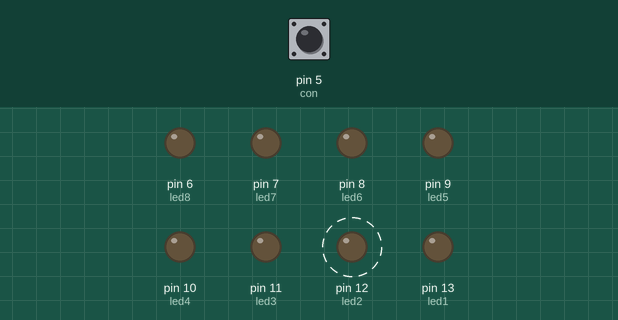
Bench run of a sketch on a simulated Arduino Uno, built with avr-gcc and run on an emulated ATmega328P. Shown: output pins drawn as LEDs (lit = HIGH). Dashed ring = blinking. The test bench sets the inputs (shaded band); at power-on: pin 5 (con) HIGH.

Above: at 1.8 s.
1.9 s: pin 5 (con) pulled LOW for 1.15 s
At 2.4 s:
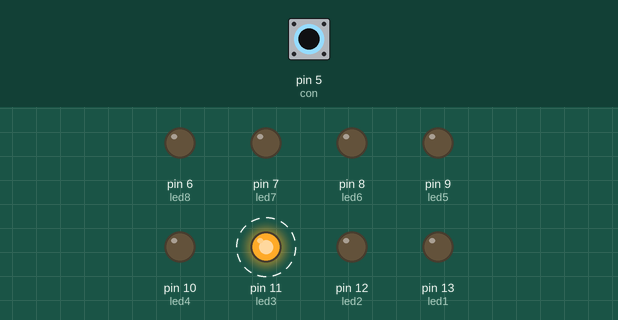
6.5 s: pin 5 (con) pulled LOW for 1.15 s
At 8.4 s:
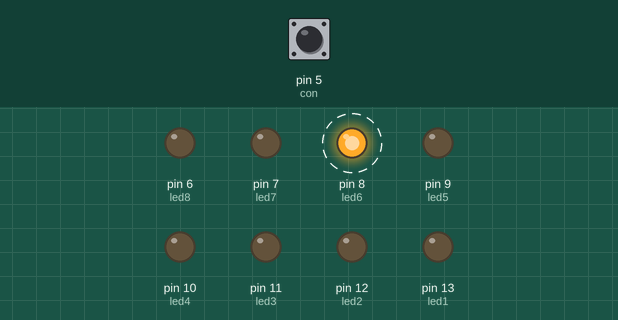
11.5 s: pin 5 (con) pulled LOW for 3.2 s
At 12.4 s:
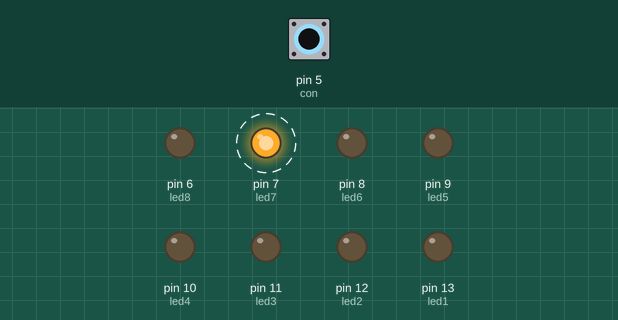
16.5 s: pin 5 (con) pulled LOW for 1.15 s
At 17.4 s:
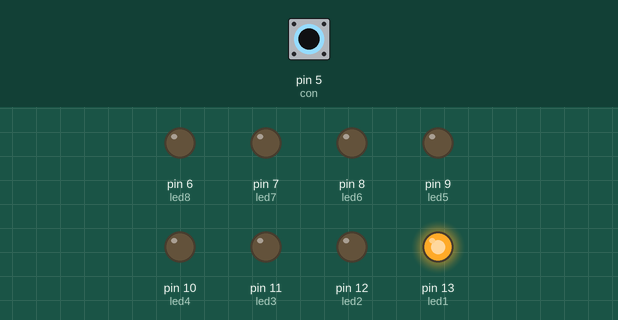
Timing chart, 0 to 21.0 s (numbered marks = the images above; inputs shaded):
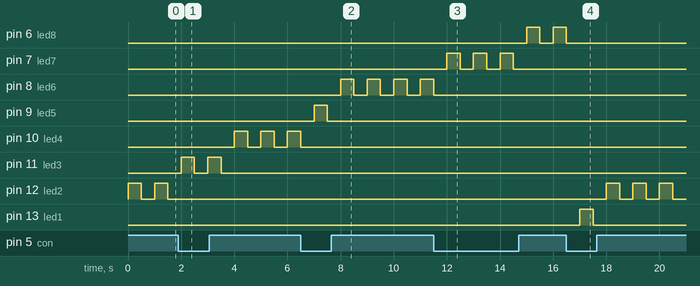

The sketch:

tema4-8.ino
```cpp
#define led1 13
#define led2 12
#define led3 11
#define led4 10
#define led5 9
#define led6 8
#define led7 7
#define led8 6
#define con 5

void setup() {
  // put your setup code here, to run once:
  pinMode(led1, OUTPUT);
  pinMode(led2, OUTPUT);
  pinMode(led3, OUTPUT);
  pinMode(led4, OUTPUT);
  pinMode(led5, OUTPUT);
  pinMode(led6, OUTPUT);
  pinMode(led7, OUTPUT);
  pinMode(led8, OUTPUT);
  pinMode(con, INPUT_PULLUP);
}

void loop() {
  // put your main code here, to run repeatedly:
  while (digitalRead(con) == LOW) {
    digitalWrite(led1, HIGH);
    delay(500);
    digitalWrite(led1, LOW);
    delay(500);
  }
  while (digitalRead(con) == HIGH) {
    digitalWrite(led2, HIGH);
    delay(500);
    digitalWrite(led2, LOW);
    delay(500);
  }
  while (digitalRead(con) == LOW) {
    digitalWrite(led3, HIGH);
    delay(500);
    digitalWrite(led3, LOW);
    delay(500);
  }
  while (digitalRead(con) == HIGH) {
    digitalWrite(led4, HIGH);
    delay(500);
    digitalWrite(led4, LOW);
    delay(500);
  }
  while (digitalRead(con) == LOW) {
    digitalWrite(led5, HIGH);
    delay(500);
    digitalWrite(led5, LOW);
    delay(500);
  }
  while (digitalRead(con) == HIGH) {
    digitalWrite(led6, HIGH);
    delay(500);
    digitalWrite(led6, LOW);
    delay(500);
  }
  while (digitalRead(con) == LOW) {
    digitalWrite(led7, HIGH);
    delay(500);
    digitalWrite(led7, LOW);
    delay(500);
  }
  while (digitalRead(con) == HIGH) {
    digitalWrite(led8, HIGH);
    delay(500);
    digitalWrite(led8, LOW);
    delay(500);
  }
}
```

Measured:
- after the input at 1.9 s, pin 10 (led4): alternates HIGH for 0.50 s and LOW for 0.50 s, starting after 2.1 s; pin 11 (led3): alternates HIGH for 0.50 s and LOW for 0.50 s, 4 changes in all, then stays LOW, starting after 0.10 s; pin 12 (led2): stops changing and stays LOW
- after the input at 6.5 s, pin 8 (led6): alternates HIGH for 0.50 s and LOW for 0.50 s, starting after 1.5 s; pin 9 (led5): LOW → HIGH after 0.50 s, → LOW 0.50 s later; pin 10 (led4): goes on until 6.5 s, then stays LOW
- after the input at 11.5 s, pin 6 (led8): LOW → HIGH after 3.5 s, → LOW 0.50 s later, → HIGH 0.50 s later; pin 7 (led7): alternates HIGH for 0.50 s and LOW for 0.50 s, 6 changes in all, then stays LOW, starting after 0.50 s; pin 8 (led6): goes on until 11.5 s, then stays LOW
- after the input at 16.5 s, pin 6 (led8): goes on until 16.5 s, then stays LOW; pin 12 (led2): alternates HIGH for 0.50 s and LOW for 0.50 s, starting after 1.5 s; pin 13 (led1): LOW → HIGH after 0.50 s, → LOW 0.50 s later
- by itself, pin 12 (led2): alternates HIGH for 0.50 s and LOW for 0.50 s
